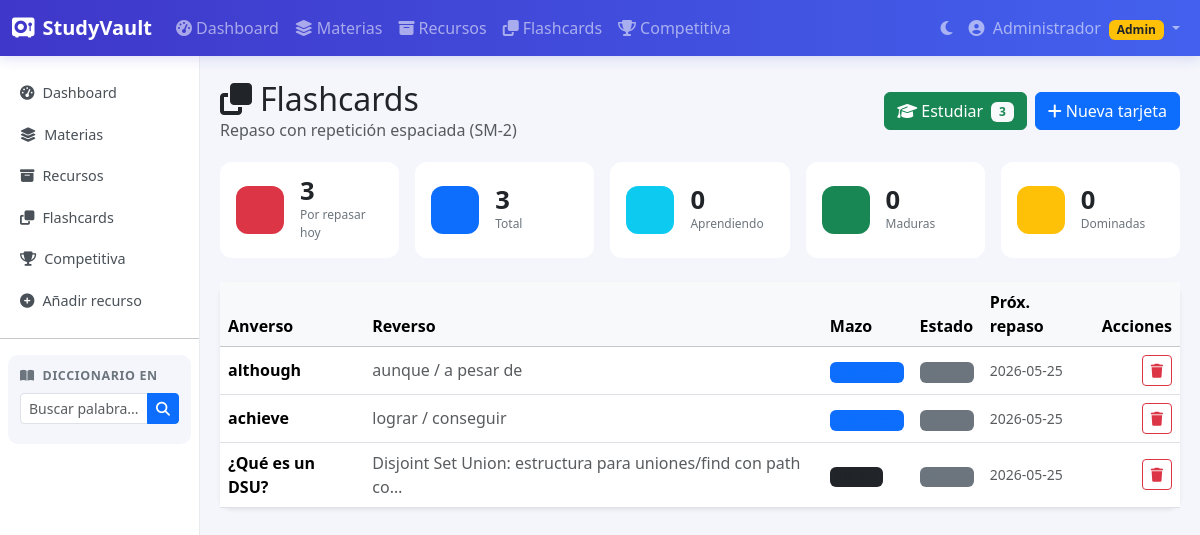
Screenshot of /?page=flashcards (signed in) with the database file from the repository.
### tables this page shows
CREATE TABLE IF NOT EXISTS flashcards (
    id INT AUTO_INCREMENT PRIMARY KEY,
    user_id INT NOT NULL,
    deck VARCHAR(50) DEFAULT 'vocab',           
    front TEXT NOT NULL,                         
    back TEXT NOT NULL,                          
    example TEXT,                                
    extra TEXT,                                  
    source VARCHAR(100) DEFAULT 'manual',        
    cefr_level VARCHAR(5) NULL,                  
     
    ease_factor FLOAT DEFAULT 2.5,
    interval_days INT DEFAULT 0,
    repetitions INT DEFAULT 0,
    due_date DATE DEFAULT (CURRENT_DATE),
    status ENUM('new','learning','mature','mastered') DEFAULT 'new',
    last_reviewed_at TIMESTAMP NULL DEFAULT NULL,
    deleted_at TIMESTAMP NULL DEFAULT NULL,
    created_at TIMESTAMP DEFAULT CURRENT_TIMESTAMP,
    FOREIGN KEY (user_id) REFERENCES users(id) ON DELETE CASCADE
);

### controllers/FlashcardController.php (called while the page is built, shortened)
<?php
require_once __DIR__ . '/../models/Flashcard.php';
class FlashcardController {
    private Flashcard $model;
    public function __construct() {
        $this->model = new Flashcard();
    }
    public function index(): void {
        $userId = (int) $_SESSION['user_id'];
        $deck   = $_GET['deck'] ?? null;
        $cards  = $this->model->getByUser($userId, $deck);
        $stats  = $this->model->getStats($userId);
        require __DIR__ . '/../views/flashcards/index.php';
    }
}

### config/database.php (called while the page is built)
<?php
class Database {
    private static ?Database $instance = null;
    private PDO $pdo;
    private function __construct() {
        $host    = env('DB_HOST', 'localhost');
        $dbname  = env('DB_NAME', 'studyvault');
        $user    = env('DB_USER', 'root');
        $pass    = env('DB_PASS', '');
        $charset = env('DB_CHARSET', 'utf8mb4');
        $dsn = "mysql:host={$host};dbname={$dbname};charset={$charset}";
        $options = [
            PDO::ATTR_ERRMODE            => PDO::ERRMODE_EXCEPTION,
            PDO::ATTR_DEFAULT_FETCH_MODE => PDO::FETCH_ASSOC,
            PDO::ATTR_EMULATE_PREPARES   => false,
        ];
        $this->pdo = new PDO($dsn, $user, $pass, $options);
    }
    public static function getInstance(): Database {
        if (self::$instance === null) {
            self::$instance = new Database();
        }
        return self::$instance;
    }
    public function getConnection(): PDO {
        return $this->pdo;
    }
}

### config/init.php (called while the page is built, shortened)
<?php
function env(string $key, mixed $default = null): mixed {
    $val = getenv($key);
    return $val === false ? $default : $val;
}
require_once __DIR__ . '/database.php';

### models/Flashcard.php (called while the page is built, shortened)
<?php
require_once __DIR__ . '/../config/database.php';
class Flashcard {
    private PDO $db;
    public function __construct() {
        $this->db = Database::getInstance()->getConnection();
    }
    public function getByUser(int $userId, ?string $deck = null): array {
        $sql = "SELECT * FROM flashcards WHERE user_id = ? AND deleted_at IS NULL";
        $params = [$userId];
        $sql .= " ORDER BY due_date ASC, created_at DESC";
        $stmt = $this->db->prepare($sql);
        $stmt->execute($params);
        return $stmt->fetchAll();
    }
    public function getStats(int $userId): array {
        $stmt = $this->db->prepare(
            "SELECT
                COUNT(*) AS total,
                SUM(CASE WHEN status='new' THEN 1 ELSE 0 END) AS news,
                SUM(CASE WHEN status='learning' THEN 1 ELSE 0 END) AS learning,
                SUM(CASE WHEN status='mature' THEN 1 ELSE 0 END) AS mature,
                SUM(CASE WHEN status='mastered' THEN 1 ELSE 0 END) AS mastered,
                SUM(CASE WHEN due_date <= CURRENT_DATE THEN 1 ELSE 0 END) AS due
             FROM flashcards WHERE user_id = ? AND deleted_at IS NULL"
        );
        $stmt->execute([$userId]);
        return $stmt->fetch() ?: [];
    }
}

### views/flashcards/index.php (the view, shortened to what this page needs)
<?php
require __DIR__ . '/../partials/header.php';
?>
<div class="sv-page-header">
    <div>
        <h2 class="mb-0"><i class="fa-solid fa-clone me-2"></i>Flashcards</h2>
        <p class="text-muted mb-0">Repaso con repetición espaciada (SM-2)</p>
    </div>
    <div class="d-flex gap-2">
        <a href="<?= BASE_URL ?>?page=flashcards&action=study" class="btn btn-success">
            <i class="fa-solid fa-graduation-cap me-1"></i>Estudiar
            <?php if ((int)($stats['due'] ?? 0) > 0): ?>
                <span class="badge bg-light text-success ms-1"><?= (int)$stats['due'] ?></span>
            <?php endif; ?>
        </a>
        <button class="btn btn-primary" data-bs-toggle="modal" data-bs-target="#cardModal">
            <i class="fa-solid fa-plus me-1"></i>Nueva tarjeta
        </button>
    </div>
</div>
<div class="row g-3 mb-4">
    <?php
    $cards_stat = [
        ['due',      'Por repasar hoy', 'fa-bell',          'danger'],
        ['total',    'Total',           'fa-clone',         'primary'],
        ['learning', 'Aprendiendo',     'fa-seedling',      'info'],
        ['mature',   'Maduras',         'fa-tree',          'success'],
        ['mastered', 'Dominadas',       'fa-crown',         'warning'],
    ];
    foreach ($cards_stat as [$key, $label, $icon, $color]):
    ?>
        <div class="col-6 col-lg">
            <div class="card sv-stat-card border-0 h-100">
                <div class="card-body d-flex align-items-center gap-3">
                    <div class="sv-stat-icon bg-<?= $color ?> bg-opacity-15 text-<?= $color ?>">
                        <i class="fa-solid <?= $icon ?>"></i>
                    </div>
                    <div>
                        <div class="sv-stat-number"><?= (int)($stats[$key] ?? 0) ?></div>
                        <div class="sv-stat-label"><?= $label ?></div>
                    </div>
                </div>
            </div>
        </div>
    <?php endforeach; ?>
</div>
<div class="card border-0 shadow-sm">
    <div class="card-body p-0">
        <?php if (empty($cards)): ?>
            <div class="text-center py-5 text-muted">
                <i class="fa-solid fa-clone fa-3x mb-3 opacity-50"></i>
                <h5>No tienes tarjetas</h5>
                <p>Créalas aquí o guarda palabras desde el diccionario (barra lateral).</p>
            </div>
        <?php else: ?>
            <div class="table-responsive">
                <table class="table table-hover align-middle mb-0">
                    <thead class="table-light">
                        <tr>
                            <th>Anverso</th>
                            <th class="d-none d-md-table-cell">Reverso</th>
                            <th>Mazo</th>
                            <th>Estado</th>
                            <th class="d-none d-sm-table-cell">Próx. repaso</th>
                            <th class="text-end">Acciones</th>
                        </tr>
                    </thead>
                    <tbody>
                        <?php
                        $statusInfo = [
                            'new'      => ['Nueva',     'secondary'],
                            'learning' => ['Aprendiendo','info'],
                            'mature'   => ['Madura',    'success'],
                            'mastered' => ['Dominada',  'warning'],
                        ];
                        foreach ($cards as $c):
                            [$slabel, $sclass] = $statusInfo[$c['status']] ?? ['—', 'secondary'];
                        ?>
                            <tr id="card-<?= $c['id'] ?>">
                                <td class="fw-semibold"><?= htmlspecialchars($c['front']) ?></td>
                                <td class="d-none d-md-table-cell text-muted">
                                    <?= htmlspecialchars(mb_substr($c['back'], 0, 60)) ?><?= mb_strlen($c['back']) > 60 ? '…' : '' ?>
                                </td>
                                <td>
                                    <span class="badge bg-<?= $c['deck'] === 'cp' ? 'dark' : 'primary' ?> bg-opacity-15 text-<?= $c['deck'] === 'cp' ? 'dark' : 'primary' ?>">
                                        <i class="fa-solid <?= $c['deck'] === 'cp' ? 'fa-code' : 'fa-language' ?> me-1"></i>
                                    </span>
                                </td>
                                <td><span class="badge bg-<?= $sclass ?> bg-opacity-15 text-<?= $sclass ?>"><?= $slabel ?></span></td>
                                <td class="d-none d-sm-table-cell small text-muted"><?= htmlspecialchars($c['due_date']) ?></td>
                                <td class="text-end">
                                    <button class="btn btn-sm btn-outline-danger" onclick="deleteCard(<?= $c['id'] ?>)" title="Eliminar">
                                        <i class="fa-solid fa-trash"></i>
                                    </button>
                                </td>
                            </tr>
                        <?php endforeach; ?>
                    </tbody>
                </table>
            </div>
        <?php endif; ?>
    </div>
</div>
<?php require __DIR__ . '/../partials/footer.php'; ?>

### assets/css/app.css (style rules this page uses)
:root { --sv-primary: #4361ee; --sv-secondary: #3f37c9; --sv-accent: #f72585; --sv-bg: #f4f6fb; --sv-sidebar-w: 220px; --sv-navbar-h: 56px; --sv-card-radius: 12px; }
body { background-color: var(--sv-bg); font-family: 'Segoe UI', system-ui, -apple-system, sans-serif; color: #212529; }
.sv-page-header { display: flex; align-items: center; justify-content: space-between; margin-bottom: 20px; flex-wrap: wrap; gap: 12px; }
.sv-stat-card { border-radius: var(--sv-card-radius); transition: transform .15s, box-shadow .15s; }
.sv-stat-icon { width: 48px; height: 48px; border-radius: 12px; display: flex; align-items: center; justify-content: center; font-size: 1.2rem; flex-shrink: 0; }
.sv-stat-number { font-size: 1.6rem; font-weight: 700; line-height: 1; }
.sv-stat-label { font-size: .75rem; color: #6c757d; margin-top: 2px; }
.card { border-radius: var(--sv-card-radius); }
.table > :not(:first-child) { border-top: none; }
.table td { vertical-align: middle; }

### rows the page displays
flashcards: front "although", back "aunque / a pesar de", due_date "2026-05-25"
flashcards: front "achieve", back "lograr / conseguir", due_date "2026-05-25"
flashcards: front "¿Qué es un DSU?", back "Disjoint Set Union: estructura para uniones/find con path co", due_date "2026-05-25"

### other values shown
APP_NAME "StudyVault"
$_SESSION['user_name'] "Administrador"
$stats['due'] "3"
$stats[$key] "3"
$label "Por repasar hoy"
$label "Total"
$stats[$key] "0"
$label "Aprendiendo"
$label "Maduras"
$label "Dominadas"
